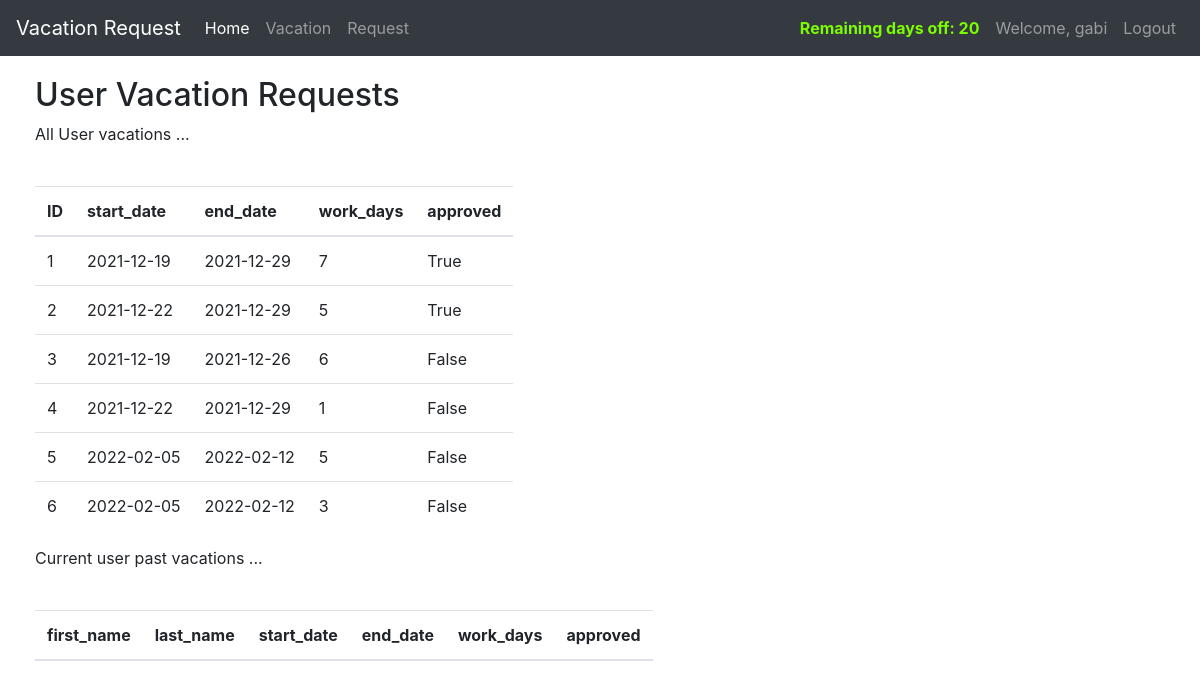
The app's page /vacation (signed in) with its own data.
### market/models.py (models this page shows, shortened)
class User(db.Model, UserMixin):
    id = db.Column(db.Integer(), primary_key=True)
    username = db.Column(db.String(length=30), nullable=False, unique=True)
    first_name = db.Column(db.String(length=30), nullable=False)
    last_name = db.Column(db.String(length=30), nullable=False)
    email_address = db.Column(db.String(length=50), nullable=False, unique=True)
    password_hash = db.Column(db.String(length=60), nullable=False)
    budget = db.Column(db.Integer(), nullable=False, default=1000)
    remaining_day_off = db.Column(db.Integer(), nullable=False, default=20)
    manager_id = db.Column(db.Integer(), nullable=False, default=1)
    vacations = db.relationship('Vacation', backref='requester_user', lazy=True)
    @property
    def password(self):
        return self.password

class Vacation(db.Model):
    id = db.Column(db.Integer(), primary_key=True)
    start_date = db.Column(db.Date, default = date.today())
    end_date = db.Column(db.Date, default = date.today()+ timedelta(days = 7))
    work_days = db.Column(db.Integer(), nullable=False)
    reason = db.Column(db.String(length=1024), nullable=True)
    approved = db.Column(db.Boolean(), default=False)
    rejected = db.Column(db.Boolean(), default=False)
    deleted = db.Column(db.Boolean(), default=False)
    comments = db.Column(db.String(length=1024), nullable=True)
    requester = db.Column(db.Integer(), db.ForeignKey('user.id'))

### market/routes.py (the view)
@app.route('/vacation', methods=['GET', 'POST'])
@login_required
def vacation_page():
    if request.method == "GET":
        all_vacations = Vacation.query.all()
        past_vacations = db.session.query(User, Vacation).join(Vacation).filter_by(requester=current_user.id).all()
        return render_template('vacation.html', all_vacations =all_vacations,past_vacations=past_vacations) #

### market/models.py (called while the page is built)
@login_manager.user_loader
def load_user(user_id):
    return User.query.get(int(user_id))

### market/templates/vacation.html (shortened to what this page needs)
{% extends 'base.html' %}
{% block content %}
<div class="row" style="margin-top:20px; margin-left:20px">
   <div class="col-8">
       <h2>User Vacation Requests</h2>
       <p> All User vacations ...</p>
       <br>
      <table class="table table-hover table-responsive">
         <thead>
            <tr>
               <th scope="col">ID</th>
               <th scope="col">start_date</th>
               <th scope="col">end_date</th>
               <th scope="col">work_days</th>
               <th scope="col">approved</th>
            </tr>
         </thead>
         <tbody>
            {% for vacation in all_vacations %}
            <tr>
               <td>{{ vacation.id }}</td>
               <td>{{ vacation.start_date }}</td>
               <td>{{ vacation.end_date }}</td>
                <td>{{ vacation.work_days }}</td>
               <td>{{ vacation.approved }}</td>
            </tr>
            {% endfor %}
         </tbody>
      </table>
       <p>Current user past vacations ...</p>
       <br>
       <table class="table table-hover table-responsive">
         <thead>
            <tr>
               <th scope="col">first_name</th>
                <th scope="col">last_name</th>
               <th scope="col">start_date</th>
               <th scope="col">end_date</th>
               <th scope="col">work_days</th>
               <th scope="col">approved</th>
            </tr>
         </thead>
      </table>
   </div>
</div>
{% endblock %}

### market/templates/base.html (shortened to what this page needs)
<!doctype html>
<html lang="en">
<head>
    <link rel="stylesheet" href="https://cdn.jsdelivr.net/npm/bootstrap@4.5.3/dist/css/bootstrap.min.css"
>
</head>
<body>
<nav class="navbar navbar-expand-md navbar-dark bg-dark">
    <a class="navbar-brand" href="#">Vacation Request</a>
    <div class="collapse navbar-collapse" id="navbarNav">
        <ul class="navbar-nav mr-auto">
            <li class="nav-item active">
                <a class="nav-link" href="{{ url_for('home_page') }}">Home <span class="sr-only">(current)</span></a>
            </li>
            <li class="nav-item">
                <a class="nav-link" href="{{ url_for('vacation_page') }}">Vacation</a>
            </li>
            <li class="nav-item">
                <a class="nav-link" href="{{ url_for('vacation_request_page') }}">Request</a>
            </li>
        </ul>
        {% if current_user.is_authenticated %}
        <ul class="navbar-nav">
            <li class="nav-item">
                <a class="nav-link" style="color: lawngreen; font-weight: bold ">
               Remaining days off: {{ current_user.remaining_day_off }}
                </a>
            </li>
            <li class="nav-item">
                <a class="nav-link">Welcome, {{ current_user.username }}</a>
            </li>
            <li class="nav-item">
                <a class="nav-link" href="{{ url_for('logout_page') }}">Logout</a>
            </li>
        </ul>
        {% endif %}
    </div>
</nav>
{% block content %}
{% endblock %}
</body>
</html>

### records on screen
User: remaining_day_off "20", username "gabi"
Vacation: id "1", start_date "2021-12-19", end_date "2021-12-29", work_days "7", approved "True"
Vacation: id "2", start_date "2021-12-22", end_date "2021-12-29", work_days "5", approved "True"
Vacation: id "3", start_date "2021-12-19", end_date "2021-12-26", work_days "6", approved "False"
Vacation: id "4", start_date "2021-12-22", end_date "2021-12-29", work_days "1", approved "False"
Vacation: id "5", start_date "2022-02-05", end_date "2022-02-12", work_days "5", approved "False"
Vacation: id "6", start_date "2022-02-05", end_date "2022-02-12", work_days "3", approved "False"
